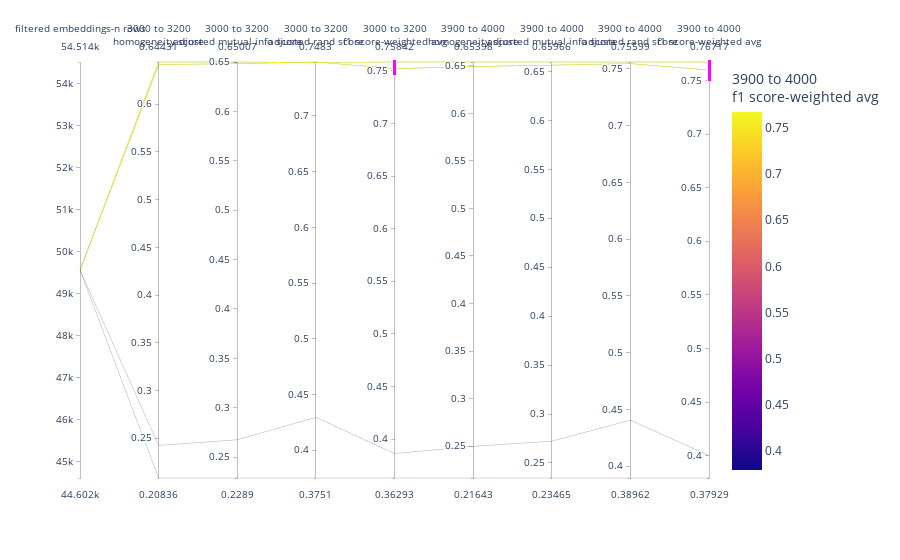

Here is the notebook cell this chart was saved with:
### Code cell
l_cols_plot_raw_ = l_parallel_params + l_parallel_metrics_3k + l_parallel_metrics_4k
l_cols_plot_clean_ = [rename_col_for_display(c) for c in l_cols_plot_raw_]
df_plot_ = (
    df_mlf_clustering_candidates
    [df_mlf_clustering_candidates['metrics.filtered_embeddings-n_rows'] >= 49500]
    [l_cols_plot_raw_]
    .rename(columns={c: rename_col_for_display(c) for c in l_cols_plot_raw_})
    .reset_index(drop=True)
)
print(df_plot_.shape)


fig = px.parallel_coordinates(
    df_plot_,
    color=l_cols_plot_clean_[-1],
    # dimensions=l_cols_plot_clean_,
    # labels={},
    # color_continuous_scale=px.colors.diverging.Tealrose,
    # color_continuous_midpoint=2
)
fig.show()

### Figure 1 — Plotly figure (JSON) as saved in the notebook; plotly's stock layout.template omitted (floating-point values rounded to 4 significant figures)
{"data": [{"dimensions": [{"label": "filtered embeddings-n rows", "values": [49558, 49558, 49558, 49558]}, {"label": "3000 to 3200<br>homogeneity score", "values": [0.2084, 0.6443, 0.2425, 0.6416]}, {"label": "3000 to 3200<br>adjusted mutual info score", "values": [0.2289, 0.6501, 0.2676, 0.6485]}, {"label": "3000 to 3200<br>adjusted rand score", "values": [0.3751, 0.7478, 0.4295, 0.7483]}, {"constraintrange": [0.7463, 0.7712], "label": "3000 to 3200<br>f1 score-weighted avg", "values": [0.3629, 0.7584, 0.3862, 0.7521]}, {"label": "3900 to 4000<br>homogeneity score", "values": [0.2164, 0.654, 0.2498, 0.6492]}, {"label": "3900 to 4000<br>adjusted mutual info score", "values": [0.2346, 0.6597, 0.2722, 0.6564]}, {"label": "3900 to 4000<br>adjusted rand score", "values": [0.3896, 0.756, 0.4406, 0.7546]}, {"constraintrange": [0.7491, 0.7773], "label": "3900 to 4000<br>f1 score-weighted avg", "values": [0.3793, 0.7672, 0.4002, 0.7597]}], "domain": {"x": [0, 1], "y": [0, 1]}, "line": {"color": [0.3793, 0.7672, 0.4002, 0.7597], "coloraxis": "coloraxis"}, "name": "", "type": "parcoords"}], "layout": {"autosize": true, "coloraxis": {"colorbar": {"title": {"text": "3900 to 4000<br>f1 score-weighted avg"}}, "colorscale": [[0, "#0d0887"], [0.1111, "#46039f"], [0.2222, "#7201a8"], [0.3333, "#9c179e"], [0.4444, "#bd3786"], [0.5556, "#d8576b"], [0.6667, "#ed7953"], [0.7778, "#fb9f3a"], [0.8889, "#fdca26"], [1, "#f0f921"]]}, "legend": {"tracegroupgap": 0}, "margin": {"t": 60}}}
